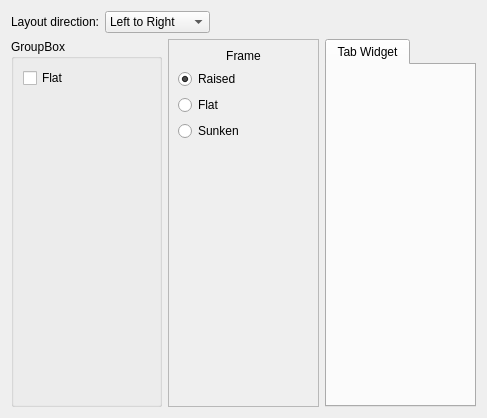
<?xml version="1.0" encoding="UTF-8"?>
<ui version="4.0">
 <class>FrameDemoWidget</class>
 <widget class="QWidget" name="FrameDemoWidget">
  <property name="geometry">
   <rect>
    <x>0</x>
    <y>0</y>
    <width>487</width>
    <height>418</height>
   </rect>
  </property>
  <layout class="QVBoxLayout" name="verticalLayout">
   <item>
    <layout class="QHBoxLayout" name="horizontalLayout">
     <item>
      <widget class="QLabel" name="label">
       <property name="text">
        <string>Layout direction:</string>
       </property>
       <property name="alignment">
        <set>Qt::AlignRight|Qt::AlignTrailing|Qt::AlignVCenter</set>
       </property>
       <property name="buddy">
        <cstring>directionComboBox</cstring>
       </property>
      </widget>
     </item>
     <item>
      <widget class="KComboBox" name="directionComboBox">
       <item>
        <property name="text">
         <string>Left to Right</string>
        </property>
       </item>
       <item>
        <property name="text">
         <string>Right to Left</string>
        </property>
       </item>
       <item>
        <property name="text">
         <string>Top to Bottom</string>
        </property>
       </item>
       <item>
        <property name="text">
         <string>Bottom to Top</string>
        </property>
       </item>
      </widget>
     </item>
     <item>
      <spacer name="horizontalSpacer">
       <property name="orientation">
        <enum>Qt::Horizontal</enum>
       </property>
       <property name="sizeHint" stdset="0">
        <size>
         <width>40</width>
         <height>20</height>
        </size>
       </property>
      </spacer>
     </item>
    </layout>
   </item>
   <item>
    <layout class="QHBoxLayout" name="frameLayout" stretch="1,1,1">
     <item>
      <widget class="QGroupBox" name="groupBox">
       <property name="title">
        <string>GroupBox</string>
       </property>
       <layout class="QVBoxLayout" name="verticalLayout_3">
        <item>
         <widget class="QCheckBox" name="flatGroupBoxCheckBox">
          <property name="text">
           <string comment="Flat group box. No frame is actually drawn">Flat</string>
          </property>
         </widget>
        </item>
        <item>
         <spacer name="verticalSpacer_2">
          <property name="orientation">
           <enum>Qt::Vertical</enum>
          </property>
          <property name="sizeHint" stdset="0">
           <size>
            <width>20</width>
            <height>40</height>
           </size>
          </property>
         </spacer>
        </item>
       </layout>
      </widget>
     </item>
     <item>
      <widget class="QFrame" name="frame">
       <property name="frameShape">
        <enum>QFrame::StyledPanel</enum>
       </property>
       <property name="frameShadow">
        <enum>QFrame::Raised</enum>
       </property>
       <layout class="QVBoxLayout" name="verticalLayout_2">
        <item>
         <widget class="QLabel" name="label_2">
          <property name="text">
           <string>Frame</string>
          </property>
          <property name="alignment">
           <set>Qt::AlignCenter</set>
          </property>
         </widget>
        </item>
        <item>
         <widget class="QRadioButton" name="raisedFrameRadioButton">
          <property name="text">
           <string>Raised</string>
          </property>
          <property name="checked">
           <bool>true</bool>
          </property>
         </widget>
        </item>
        <item>
         <widget class="QRadioButton" name="plainFrameRadioButton">
          <property name="enabled">
           <bool>true</bool>
          </property>
          <property name="text">
           <string comment="Flat frame. No frame is actually drawn.">Flat</string>
          </property>
         </widget>
        </item>
        <item>
         <widget class="QRadioButton" name="sunkenFrameRadioButton">
          <property name="text">
           <string>Sunken</string>
          </property>
         </widget>
        </item>
        <item>
         <spacer name="verticalSpacer">
          <property name="orientation">
           <enum>Qt::Vertical</enum>
          </property>
          <property name="sizeHint" stdset="0">
           <size>
            <width>20</width>
            <height>40</height>
           </size>
          </property>
         </spacer>
        </item>
       </layout>
      </widget>
     </item>
     <item>
      <widget class="KTabWidget" name="tabWidget">
       <property name="currentIndex">
        <number>0</number>
       </property>
       <widget class="QWidget" name="tab">
        <attribute name="title">
         <string>Tab Widget</string>
        </attribute>
       </widget>
      </widget>
     </item>
    </layout>
   </item>
  </layout>
 </widget>
 <customwidgets>
  <customwidget>
   <class>KComboBox</class>
   <extends>QComboBox</extends>
   <header>kcombobox.h</header>
  </customwidget>
  <customwidget>
   <class>KTabWidget</class>
   <extends>QTabWidget</extends>
   <header>ktabwidget.h</header>
   <container>1</container>
  </customwidget>
 </customwidgets>
 <tabstops>
  <tabstop>directionComboBox</tabstop>
  <tabstop>flatGroupBoxCheckBox</tabstop>
  <tabstop>raisedFrameRadioButton</tabstop>
  <tabstop>plainFrameRadioButton</tabstop>
  <tabstop>sunkenFrameRadioButton</tabstop>
  <tabstop>tabWidget</tabstop>
 </tabstops>
 <connections/>
</ui>
